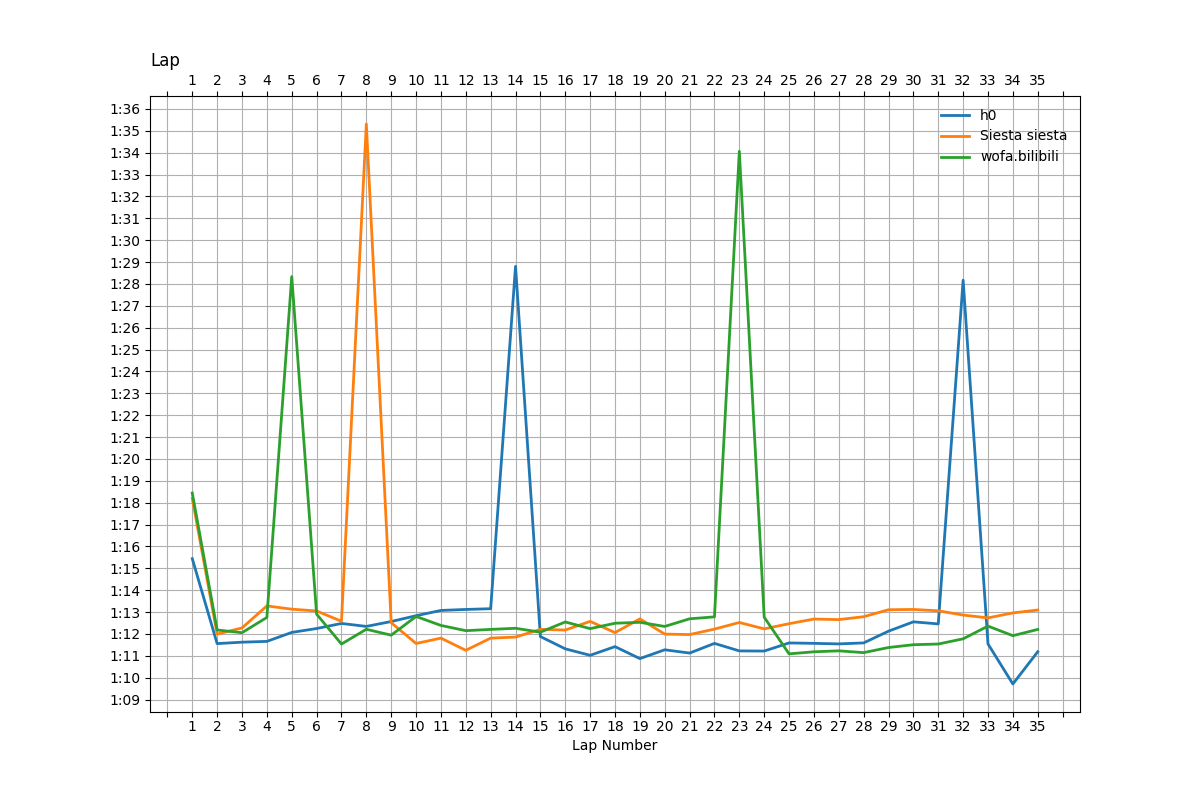

Generate this figure with Python:
import csv
import tkinter
from tkinter import filedialog

import matplotlib as mpl
from matplotlib import pyplot as plt
import numpy as np

lapfile = []
root = tkinter.Tk()
root.withdraw()

while True:
    filepath = filedialog.askopenfilename()
    
    if filepath.replace(" ", "") == "":
        break
    
    lapfile.append(filepath)
    print(f'laptime file {filepath} imported')


fig, ax = plt.subplots(figsize=(12,8))
ax.xaxis.set_major_locator(plt.MultipleLocator(1))
ax.yaxis.set_major_locator(plt.MultipleLocator(1))

ax.xaxis.set_major_locator(plt.MultipleLocator(1))
ax.yaxis.set_major_locator(plt.MultipleLocator(1))

def lap1_rank_and_name(value, tick_number):
    mins = int(int(value)/60)
    second = int(value) - 60*int(mins)
    return "%d:%02d" % (mins, second)

ax.yaxis.set_major_formatter(plt.FuncFormatter(lap1_rank_and_name))

ax.tick_params(axis="x", bottom=True, top=True, labelbottom=True, labeltop=True, pad = 2)

ax.set_title("Lap", loc="left")
ax.set_xlabel("Lap Number")

for filepath in lapfile:
    name = ""
    with open(filepath, "r") as lap:
        reader = csv.DictReader(lap)

        lap = []
        laptime = []
        for row in reader:
            name = row.get("driverName")
            laptimeStr = row.get("Laptime")
            try:
                float(laptimeStr)
            except ValueError:
                lt = int(laptimeStr[:laptimeStr.find(":")]) * 60
                lt += int(laptimeStr[laptimeStr.find(":")+1:laptimeStr.find(".")])
                lt += int(laptimeStr[laptimeStr.find(".")+1:]) / 1000
                laptime.append(lt)
                lap.append(row.get("LapNum"))
        
        #lap.pop()
        #laptime.pop()

        ax.plot(lap, laptime, label=(f'{name}'), linewidth=2)

plt.grid(True)
ax.legend(frameon=False)

# plt.show()

plt.savefig("laptime.png", format="png")